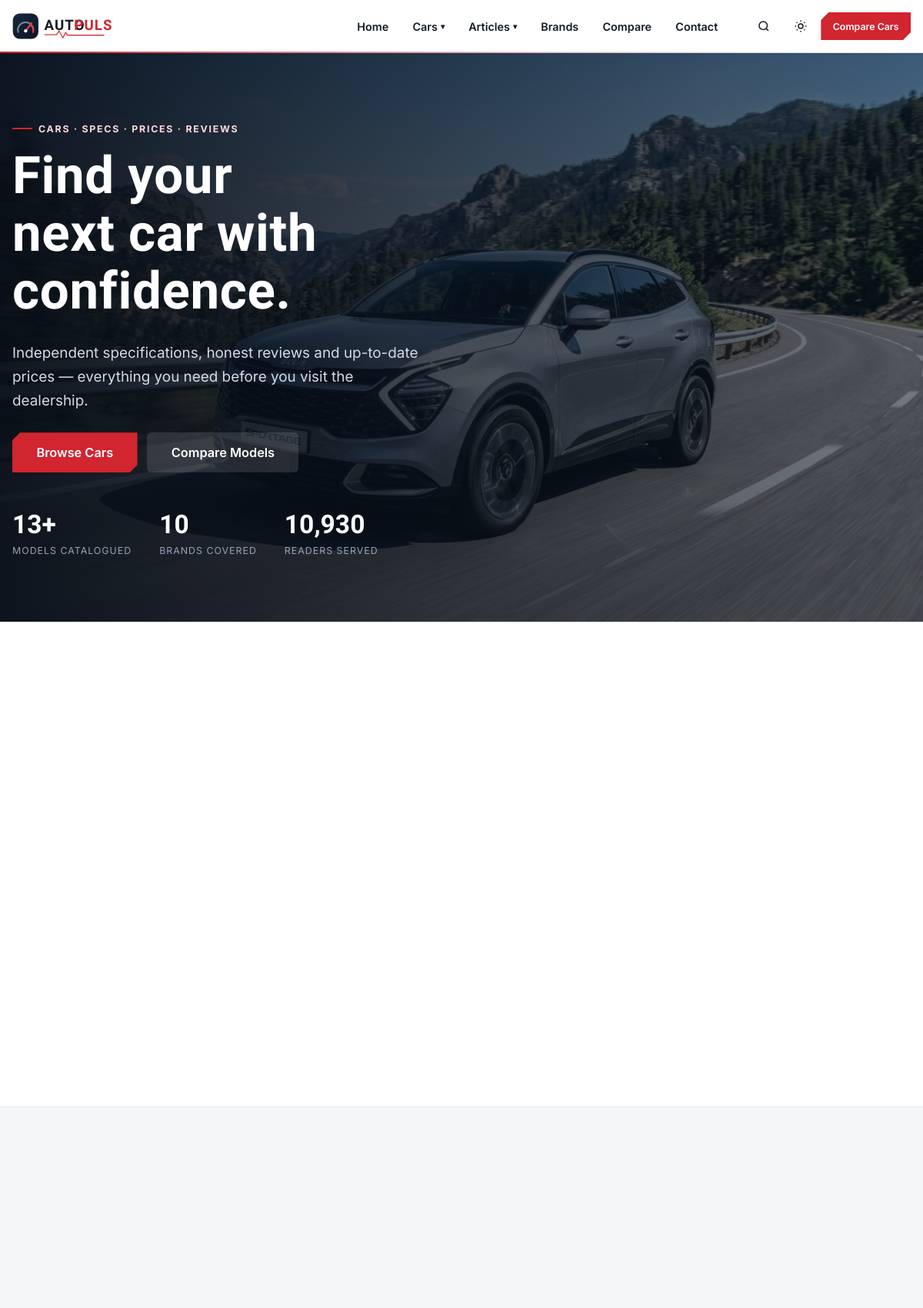
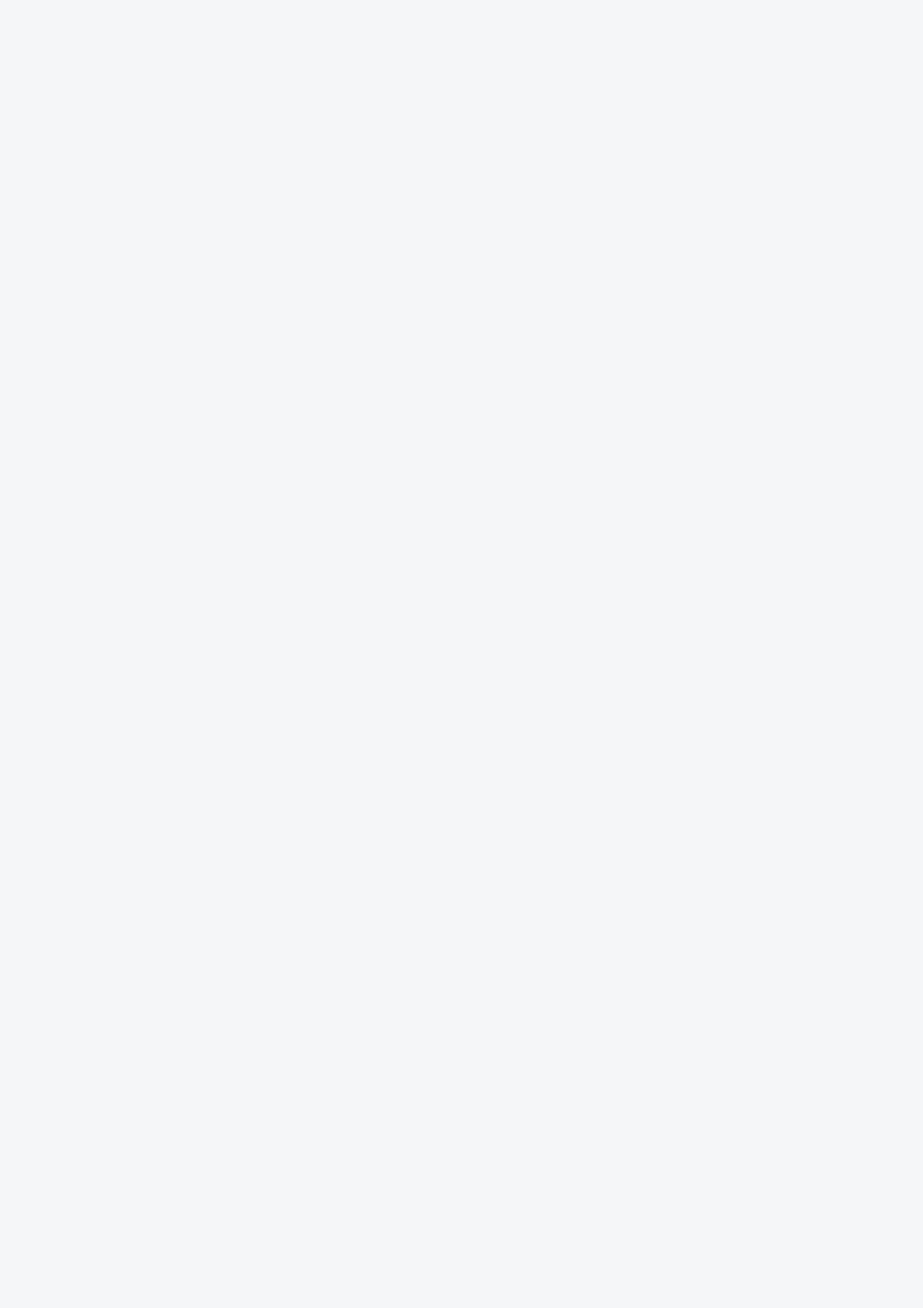
The page / (upper part) on the database its author committed (2 pictures, top to bottom).
### tables this page shows
CREATE TABLE menu_items (
  id INT UNSIGNED AUTO_INCREMENT PRIMARY KEY,
  menu_id INT UNSIGNED NOT NULL,
  parent_id INT UNSIGNED NULL,
  label VARCHAR(80) NOT NULL,
  url VARCHAR(255) NOT NULL,
  sort_order INT NOT NULL DEFAULT 0,
  status TINYINT(1) NOT NULL DEFAULT 1,
  FOREIGN KEY (menu_id) REFERENCES menus(id) ON DELETE CASCADE,
  FOREIGN KEY (parent_id) REFERENCES menu_items(id) ON DELETE CASCADE
);

### index.php (called while the page is built, shortened)
<?php
require __DIR__ . '/config/database.php';
require __DIR__ . '/includes/functions.php';
require __DIR__ . '/includes/models.php';
require __DIR__ . '/includes/seo.php';
$uri = parse_url($_SERVER['REQUEST_URI'] ?? '/', PHP_URL_PATH) ?: '/';
$path = trim(rawurldecode($uri), '/');
$seg = $path === '' ? [] : explode('/', $path);
$page = null;
switch ($seg[0] ?? '') {
    case '':
        $page = 'home';
        break;
}
include __DIR__ . '/pages/' . $page . '.php';

### includes/seo.php (called while the page is built, shortened)
<?php
function seo_render(): void
{
    $siteName = setting('site_name', 'AutoPulse');
}

### includes/models.php (called while the page is built, shortened)
<?php
function menu_tree(string $menu = 'main'): array
{
    $key = 'menu_' . $menu;
    $st = db()->prepare('SELECT mi.id, mi.label, mi.url, mi.parent_id FROM menu_items mi JOIN menus m ON m.id = mi.menu_id
                         WHERE m.slug = ? AND mi.status = 1 ORDER BY mi.sort_order, mi.id');
    $st->execute([$menu]);
    $rows = $st->fetchAll();
    $tree = [];
    foreach ($rows as $r) {
        if ($r['parent_id']) continue;
        $r['children'] = array_values(array_filter($rows, fn($x) => (int)$x['parent_id'] === (int)$r['id']));
        $tree[] = $r;
    }
    return $tree;
}

### config/database.php (called while the page is built, shortened)
<?php
function db(): PDO
{
    static $pdo = null;
    if ($pdo === null) {
        $dsn = 'mysql:host=' . DB_HOST . ';dbname=' . DB_NAME . ';charset=' . DB_CHARSET;
        try {
            $pdo = new PDO($dsn, DB_USER, DB_PASS, [
                PDO::ATTR_ERRMODE            => PDO::ERRMODE_EXCEPTION,
                PDO::ATTR_DEFAULT_FETCH_MODE => PDO::FETCH_ASSOC,
                PDO::ATTR_EMULATE_PREPARES   => false,
            ]);
        } catch (PDOException $e) {
            error_log('[AutoPulse] DB connection failed: ' . $e->getMessage());
            if (APP_ENV === 'development') {
                http_response_code(500);
                exit('Database connection failed: ' . htmlspecialchars($e->getMessage())
                    . '<br>Check config/config.php');
            }
            http_response_code(503);
            exit('The site is temporarily unavailable. Please try again shortly.');
        }
    }
    return $pdo;
}

### includes/header.php (shortened to what this page needs)
<?php
$siteName  = setting('site_name', 'AutoPulse');
$menu      = menu_tree('main');
?>
<!DOCTYPE html>
<html lang="en">
<head>
<link rel="stylesheet" href="<?= e(asset('css/main.css')) ?>">
</head>
<body data-base="<?= e(url('')) ?>">
<header class="site-header" id="site-header">
    <div class="container header-bar">
        <a href="<?= e(url('')) ?>" class="logo" aria-label="<?= e($siteName) ?> — home">
        </a>
        <nav class="nav-links" aria-label="Main navigation" id="nav-links">
            <ul>
                <?php foreach ($menu as $item): ?>
                    <li class="<?= $item['children'] ? 'has-dropdown' : '' ?>">
                        <?php if ($item['children']): ?>
                            <button type="button" class="nav-drop-btn" aria-expanded="false" aria-haspopup="true"><?= e($item['label']) ?> <span class="caret" aria-hidden="true">▾</span></button>
                        <?php else: ?>
                            <a href="<?= e(str_starts_with($item['url'], 'http') ? $item['url'] : url($item['url'])) ?>"><?= e($item['label']) ?></a>
                        <?php endif; ?>
                    </li>
                <?php endforeach; ?>
            </ul>
        </nav>
        <div class="header-actions">
            <button type="button" class="icon-btn" id="search-open" aria-label="Search">
                <svg width="18" height="18" viewBox="0 0 24 24" fill="none" stroke="currentColor" stroke-width="2" aria-hidden="true"><circle cx="11" cy="11" r="7"/><path d="m20 20-3.5-3.5"/></svg>
            </button>
            <button type="button" class="icon-btn theme-toggle" aria-label="Toggle dark mode">
                <svg class="icon-sun" width="18" height="18" viewBox="0 0 24 24" fill="none" stroke="currentColor" stroke-width="2" aria-hidden="true"><circle cx="12" cy="12" r="4"/><path d="M12 2v2m0 16v2M4.9 4.9l1.4 1.4m11.4 11.4 1.4 1.4M2 12h2m16 0h2M4.9 19.1l1.4-1.4M17.7 6.3l1.4-1.4"/></svg>
            </button>
            <a href="<?= e(url('compare')) ?>" class="btn btn-primary btn-sm header-cta">Compare Cars</a>
        </div>
    </div>
</header>
<main id="main">

### rows shown on the page
menu_items: label "Home"
menu_items: label "Cars"
menu_items: label "Articles"
menu_items: label "Brands"
menu_items: label "Compare"
menu_items: label "Contact"

### other values the page prints
$totalCars "13"
count($brands) "10"
